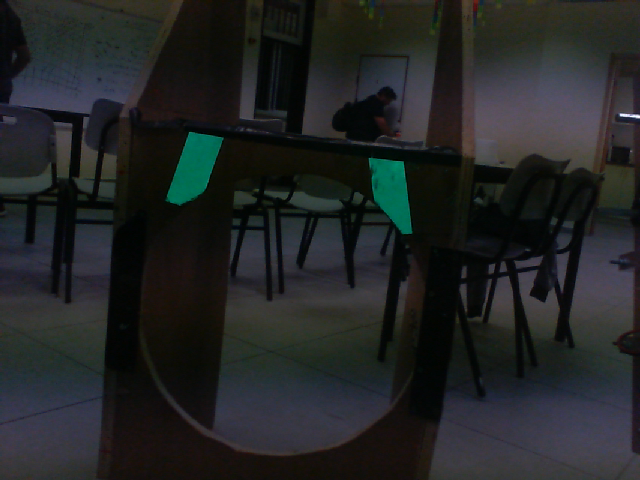
#> input picture img 105.png, 640 x 480 px, given in place of the camera
$ python Calibration.py
#> lines starting #> are read from the running program, lines starting #| are printed output that depends on the picture; after the words box and inside, x2 and y2 are one past the last pixel; in counts of white or black regions, pixels touching at a corner belong together
#> (reads CalibrationOutPuts/default.json from the repository)
#> in main, img is the input picture: shape (480, 640, 3); mean B, G, R 36.5, 36.4, 34
### processe.py
import os

import numpy as np
import math
import cv2
import constants
import json


# distance between two points
def d(pt1, pt2):
    """ (float, float), (float, float) --> float
    distance between 2 points on scalar coordinate system
    :param pt1: first point
    :param pt2: second point
    :return: distance between 2 points
    """
    return math.sqrt((pt1[0] - pt2[0]) ** 2 + (pt1[1] - pt2[1]) ** 2)


def distance_angle_frame(img, min_color, max_color, blur_val, object_area):
    """ int[][][], int[], int[], int --> float, float
    function that calculates the distance and angle from object by image
    :param img: the raw pixels data
    :param min_color: minimum color to cut
    :param max_color: maximum color to cut
    :param blur_val: blur rate
    :return: distance and angle from object
    """
#> called with min_color = array of shape (3,), max_color = array of shape (3,), blur_val = 27, object_area = 0.005
    # convert image to hsv
    frame_hsv = cv2.cvtColor(img, cv2.COLOR_RGB2HSV)
#> frame_hsv: shape (480, 640, 3); mean H, S, V 75.3, 79.4, 41.3
    # threshold
    frame_hsv = cv2.inRange(frame_hsv, min_color, max_color)
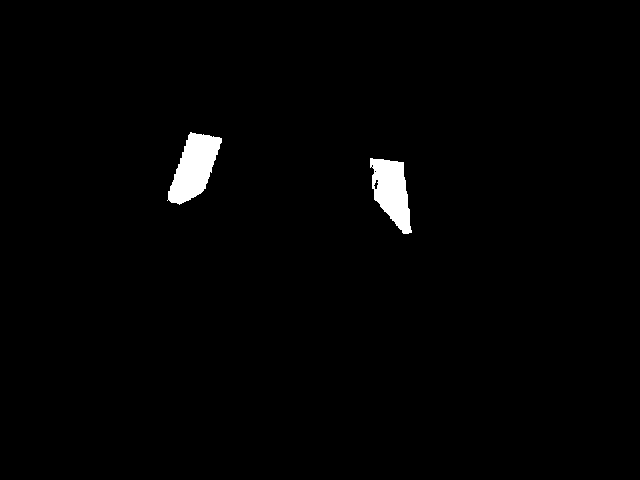
#> frame_hsv: shape (480, 640); 1.4% white; 2 white regions, box (x1, y1, x2, y2) and area: (167, 132, 222, 205) 2278, (370, 158, 412, 234) 1978
    # blur
    frame_hsv = cv2.medianBlur(frame_hsv, blur_val)
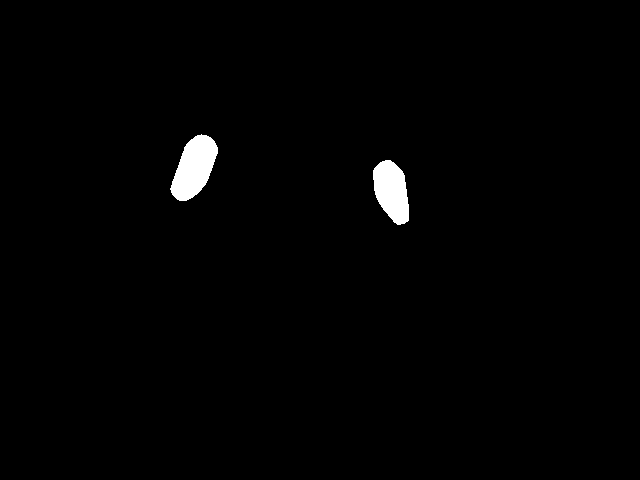
#> frame_hsv: shape (480, 640); 1.2% white; 2 white regions

    height, width = frame_hsv.shape
#> height = 480; width = 640

    # find objects
    contours, _ = cv2.findContours(frame_hsv, 1, 2)
#> contours = 2 contours; box (x1, y1, x2, y2) and area: (170, 134, 218, 201) 1926, (373, 160, 409, 225) 1604

    # find the object in rectangles and apply formulas
    frame_hsv = cv2.cvtColor(frame_hsv, cv2.COLOR_GRAY2RGB)
#> frame_hsv: shape (480, 640, 3); 1.2% white; 2 white regions, box (x1, y1, x2, y2) and area: (170, 134, 218, 201) 2004, (373, 160, 409, 225) 1678
    if contours:
        if len(contours) == 1:
            # gets the smallest rectangle that block the contour
            rect = cv2.minAreaRect(contours[0])

            # convert to box object
            box = cv2.boxPoints(rect)
            box = np.int0(box)

            # avoid dividing by 0
            if d(box[0], box[1]) * d(box[0], box[3]) == 0:
                cv2.putText(frame_hsv, f"distance = {None}", (10, 400), cv2.FONT_HERSHEY_SIMPLEX, 0.5, (255, 255, 255),
                            1)
                cv2.putText(frame_hsv, f"angle = {None}", (10, 450), cv2.FONT_HERSHEY_SIMPLEX, 0.5, (255, 255, 255), 1)
                return None, None, frame_hsv
            D = constants.FOCAL_LENGTH * math.sqrt(object_area / (d(box[0], box[1]) * d(box[0], box[3])))
            pixel_middle = (box[0] + box[3]) / 2

            Dx = D * math.sin(constants.FOV * 2 * (pixel_middle[0]) / width)
            Dy = D * math.sin(constants.FOV * 2 * (pixel_middle[1]) / height)
            Dz = D ** 2 - Dx ** 2 - Dy ** 2
            # avoid square root negative number
            if Dz < 0:
                cv2.putText(frame_hsv, f"distance = {None}", (10, 400), cv2.FONT_HERSHEY_SIMPLEX, 0.5, (255, 255, 255),
                            1)
                cv2.putText(frame_hsv, f"angle = {None}", (10, 450), cv2.FONT_HERSHEY_SIMPLEX, 0.5, (255, 255, 255), 1)
                return None, None, frame_hsv
            Dz = math.sqrt(Dz)

            angle = 60 - math.degrees(math.atan(Dz / Dx))

            cv2.drawContours(frame_hsv, [box], -1, (0, 0, 255), 2)
            cv2.putText(frame_hsv, f"distance = {D}", (10, 400), cv2.FONT_HERSHEY_SIMPLEX, 0.5, (255, 255, 255), 1)
            cv2.putText(frame_hsv, f"angle = {angle}", (10, 450), cv2.FONT_HERSHEY_SIMPLEX, 0.5, (255, 255, 255), 1)
            return D, angle, frame_hsv
        elif len(contours) == 2:
            rectL = cv2.minAreaRect(contours[0])
#> rectL = ((390.4, 192.3), (31.82, 65.48), -8.13)
            rectR = cv2.minAreaRect(contours[1])
#> rectR = ((194.1, 168.1), (70.28, 33.12), -70.56)

            boxL = cv2.boxPoints(rectL)
#> boxL = [[379.3, 227], [370, 162.1], [401.5, 157.6], [410.8, 222.5]]
            boxL = np.int0(boxL)
#> boxL = [[379, 226], [370, 162], [401, 157], [410, 222]]
            # avoid dividing by 0
            if d(boxL[0], boxL[1]) * d(boxL[0], boxL[3]) == 0:
                cv2.putText(frame_hsv, f"distance = {None}", (10, 400), cv2.FONT_HERSHEY_SIMPLEX, 0.5, (255, 255, 255),
                            1)
                cv2.putText(frame_hsv, f"angle = {None}", (10, 450), cv2.FONT_HERSHEY_SIMPLEX, 0.5, (255, 255, 255), 1)
                return None, None, frame_hsv
            DL = constants.FOCAL_LENGTH * math.sqrt(
                object_area / (d(boxL[0], boxL[1]) * d(boxL[0], boxL[3])))
#> DL = 1.1
            pixel_middle_L = (boxL[0] + boxL[3]) / 2
#> pixel_middle_L = [394.5, 224]

            boxR = cv2.boxPoints(rectR)
#> boxR = [[198, 206.7], [166.8, 195.7], [190.2, 129.4], [221.4, 140.4]]
            boxR = np.int0(boxR)
#> boxR = [[198, 206], [166, 195], [190, 129], [221, 140]]
            # avoid dividing by 0
            if d(boxR[0], boxR[1]) * d(boxR[0], boxR[3]) == 0:
                cv2.putText(frame_hsv, f"distance = {None}", (10, 400), cv2.FONT_HERSHEY_SIMPLEX, 0.5, (255, 255, 255),
                            1)
                cv2.putText(frame_hsv, f"angle = {None}", (10, 450), cv2.FONT_HERSHEY_SIMPLEX, 0.5, (255, 255, 255), 1)
                return None, None, frame_hsv
            DR = constants.FOCAL_LENGTH * math.sqrt(
                object_area / (d(boxR[0], boxR[1]) * d(boxR[0], boxR[3])))
#> DR = 1.01
            pixel_middle_R = (boxR[0] + boxR[3]) / 2
#> pixel_middle_R = [209.5, 173]

            D = (DL + DR) / 2
#> D = 1.06
            pixel_middle = (pixel_middle_L + pixel_middle_R) / 2
#> pixel_middle = [302, 198.5]

            Dx = D * math.sin(constants.FOV * 2 * (pixel_middle[0]) / width)
#> Dx = 0.41
            Dy = D * math.sin(constants.FOV * 2 * (pixel_middle[1]) / height)
#> Dy = 0.362
            Dz = D ** 2 - Dx ** 2 - Dy ** 2
#> Dz = 0.814
            # avoid square root negative number
            if Dz < 0:
                cv2.putText(frame_hsv, f"distance = {None}", (10, 400), cv2.FONT_HERSHEY_SIMPLEX, 0.5, (255, 255, 255),
                            1)
                cv2.putText(frame_hsv, f"angle = {None}", (10, 450), cv2.FONT_HERSHEY_SIMPLEX, 0.5, (255, 255, 255), 1)
                return None, None, frame_hsv
            Dz = math.sqrt(Dz)
#> Dz = 0.902

            angle = 60 - math.degrees(math.atan(Dz / Dx))
#> angle = -5.57

            cv2.drawContours(frame_hsv, [boxL], -1, (0, 0, 255), 2)
            cv2.drawContours(frame_hsv, [boxR], -1, (0, 0, 255), 2)
            cv2.putText(frame_hsv, f"distance = {D}", (10, 400), cv2.FONT_HERSHEY_SIMPLEX, 0.5, (255, 255, 255), 1)
            cv2.putText(frame_hsv, f"angle = {angle}", (10, 450), cv2.FONT_HERSHEY_SIMPLEX, 0.5, (255, 255, 255), 1)
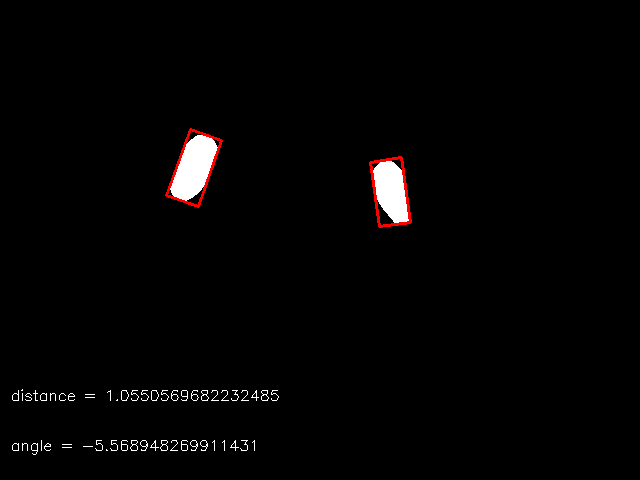
#> frame_hsv: shape (480, 640, 3); mean B, G, R 3.8, 3.8, 4.7
            return D, angle, frame_hsv
    cv2.putText(frame_hsv, f"distance = {None}", (10, 400), cv2.FONT_HERSHEY_SIMPLEX, 0.5, (255, 255, 255), 1)
    cv2.putText(frame_hsv, f"angle = {None}", (10, 450), cv2.FONT_HERSHEY_SIMPLEX, 0.5, (255, 255, 255), 1)
    return None, None, frame_hsv


# [62 lines left out: function get_center, not called in this run]


def get_rotation_matrix(rotation_array):
    """ float[] --> float[][]
    :param rotation_array: angles to fix camera rotation
    :return: rotation matrix
    """
    rotation = np.array([
        [np.cos(rotation_array[2]), -np.sin(rotation_array[2]), 0],
        [np.sin(rotation_array[2]), np.cos(rotation_array[2]), 0],
        [0, 0, 1]]).dot(
        np.array([
            [np.cos(rotation_array[1]), 0, -np.sin(rotation_array[1])],
            [0, 1, 0],
            [-np.sin(rotation_array[1]), 0, np.cos(rotation_array[1])]]))
    rotation = rotation.dot(np.array([
            [1, 0, 0],
            [0, np.cos(rotation_array[0]), -np.sin(rotation_array[0])],
            [0, np.sin(rotation_array[0]), np.cos(rotation_array[0])]]))
    return rotation


def get_image(frame, rotation):
    """ int[][][], float[][] --> int[][][]
    :param frame: raw pixels data
    :param rotation: rotation matrix
    :return: rotated image
    """
    frame = cv2.warpPerspective(frame, rotation, (640, 480))
    return frame


# [51 lines left out: functions velocity, main, not called in this run]


# [2 lines that do not run on import are left out]

### Calibration.py
import json
import os
import string
from datetime import datetime
import cv2
from processe import distance_angle_frame, get_image, get_rotation_matrix
import constants
import numpy as np


# mouse callback function
def onClick(event, x, y, flags, param):
    if event == cv2.EVENT_LBUTTONDOWN:
        global hsv, hsvOn, img
        img = cv2.cvtColor(img, cv2.COLOR_BGR2HSV)
        hsv = np.zeros(hsvSize, np.uint8)
        hsvOn = img[y, x]
        cv2.putText(hsv, str(hsvOn), (0, 40), cv2.FONT_HERSHEY_SIMPLEX, 1.0, (255, 255, 255))


# Tracker function
def sign(Name, Test, Bigger):
    if Bigger:
        return lambda x: cv2.setTrackbarPos(Test, "Bars", cv2.getTrackbarPos(Name, "Bars")) if x > cv2.getTrackbarPos(
            Test, "Bars") else x
    return lambda x: cv2.setTrackbarPos(Test, "Bars", cv2.getTrackbarPos(Name, "Bars")) if x < cv2.getTrackbarPos(Test,
                                                                                                                  "Bars") else x


# Set Max
def setMax(Max):
    return lambda x: [cv2.setTrackbarPos(f"{Max}H", "Bars", hsvOn[0]), cv2.setTrackbarPos(f"{Max}G", "Bars", hsvOn[1]),
                      cv2.setTrackbarPos(f"{Max}V", "Bars", hsvOn[2])] if x == 1 else x


# saves the setting
def Save(x):
    if x == 1:
        date = ''.join([i if i in string.digits else "." for i in str(datetime.now())])

        data["min"] = [int(i) for i in data["min"]]
        data["max"] = [int(i) for i in data["max"]]
        data["rotation"] = [float(i) for i in data["rotation"]]
        print(data)
        with open(f'CalibrationOutPuts\\{date}.json', 'w') as outfile:
            json.dump(data, outfile)
        data["rotation"] = np.array(data["rotation"])
        data["min"] = np.array(data["min"])
        data["max"] = np.array(data["max"])


def nothing(x): pass


# declaration of windows and constants
Resize = (640, 480)
hsvSize = (60, 640, 3)
cv2.namedWindow("Bars")
cv2.namedWindow("original")
cv2.namedWindow("processed")
cv2.namedWindow("hsv")
# cv2.namedWindow("set")
cv2.namedWindow("save")
cv2.namedWindow("Angle")

# img = cv2.imread('Tester2.jpg')
cap = cv2.VideoCapture(0)
cap.set(15, -10)

hsv = np.zeros(hsvSize, np.uint8)
cv2.setMouseCallback("original", onClick)
hsvOn = np.zeros(3)
data = {}

# Window arrangement
cv2.moveWindow("Bars", 645, 515)
cv2.moveWindow("original", 0, 0)
cv2.moveWindow("processed", 645, 0)
cv2.moveWindow("hsv", 0, 515)
cv2.moveWindow("Angle", 0, 515 + 95)
cv2.moveWindow("save", 322, 515 + 95)  # + 115)

cv2.resizeWindow("Bars", 400, 350)
# cv2.resizeWindow("set", 317, 80)
cv2.resizeWindow("save", 318, 40)
cv2.resizeWindow("Angle", 317, 120)

# Tracker creation
cv2.createTrackbar("MaxH", "Bars", 0, 179, sign("MaxH", "MinH", False))
cv2.createTrackbar("MinH", "Bars", 0, 179, sign("MinH", "MaxH", True))
cv2.createTrackbar("MaxS", "Bars", 0, 255, sign("MaxS", "MinS", False))
cv2.createTrackbar("MinS", "Bars", 0, 255, sign("MinS", "MaxS", True))
cv2.createTrackbar("MaxV", "Bars", 0, 255, sign("MaxV", "MinV", False))
cv2.createTrackbar("MinV", "Bars", 0, 255, sign("MinV", "MaxV", True))
cv2.createTrackbar("AngleX", "Angle", 0, 200, nothing)
cv2.createTrackbar("AngleY", "Angle", 0, 200, nothing)
cv2.createTrackbar("AngleZ", "Angle", 0, 200, nothing)

cv2.createTrackbar("Blur", "Bars", 3, 80, nothing)
cv2.createTrackbar("Light(Neg)", "Bars", 0, 50, lambda x: cap.set(15, -x))

#cv2.createTrackbar("SetAsMin", "set", 0, 1, setMax("Min"))
#cv2.createTrackbar("SetAsMax", "set", 0, 1, setMax("Max"))
cv2.createTrackbar("Save?", "save", 0, 1, Save)

# Tracker default
defaultVal = json.load(open("CalibrationOutPuts\\default.json", "r"))
cv2.setTrackbarPos("MaxH", "Bars", defaultVal["max"][0])
cv2.setTrackbarPos("MinH", "Bars", defaultVal["min"][0])
cv2.setTrackbarPos("MaxS", "Bars", defaultVal["max"][1])
cv2.setTrackbarPos("MinS", "Bars", defaultVal["min"][1])
cv2.setTrackbarPos("MaxV", "Bars", defaultVal["max"][2])
cv2.setTrackbarPos("MinV", "Bars", defaultVal["min"][2])

cv2.setTrackbarPos("Light(Neg)", "Bars", -defaultVal["light"])
cv2.setTrackbarPos("Blur", "Bars", defaultVal["blur"])

cv2.setTrackbarPos("AngleX", "Angle", int(defaultVal["rotation"][0]*100000+100))
cv2.setTrackbarPos("AngleY", "Angle", int(defaultVal["rotation"][1]*100000+100))
cv2.setTrackbarPos("AngleZ", "Angle", int((defaultVal["rotation"][2]*100)/(np.pi/4)+100))


def main():
    while 1:
        # get img
        global img
        _, img = cap.read()
        # getting information from trackers
        data["min"] = np.array([cv2.getTrackbarPos("MinH", "Bars"), cv2.getTrackbarPos("MinS", "Bars"),
                                cv2.getTrackbarPos("MinV", "Bars")])
        data["max"] = np.array([cv2.getTrackbarPos("MaxH", "Bars"), cv2.getTrackbarPos("MaxS", "Bars"),
                                cv2.getTrackbarPos("MaxV", "Bars")])
        data["blur"] = cv2.getTrackbarPos("Blur", "Bars")
        data["light"] = -cv2.getTrackbarPos("Light(Neg)", "Bars")
        data["rotation"] = np.array([(cv2.getTrackbarPos("AngleX", "Angle")-100)/100000, (cv2.getTrackbarPos("AngleY", "Angle")-100)/100000, ((cv2.getTrackbarPos("AngleZ", "Angle")-100)*(np.pi/4))/100])

        angle = get_rotation_matrix(np.array(data["rotation"]))
        imgR = get_image(img, angle)

        # checking blur
        if data["blur"] % 2 == 0:
            data["blur"] -= 1
            cv2.setTrackbarPos("Blur", "Bars", data["blur"])
        if data["blur"] < 3:
            data["blur"] = 3
            cv2.setTrackbarPos("Blur", "Bars", data["blur"])

        D, angle, frame_edited = distance_angle_frame(imgR, data["min"], data["max"], data["blur"], constants.STICKER_AREA)
#> D = 1.06; angle = -5.57

        # show the original, edited, hsv and bars
        cv2.imshow("original", imgR)
        cv2.imshow("processed", frame_edited)
        cv2.imshow("hsv", hsv)
        if cv2.waitKey(1) & 0xFF == ord('q'):
#> (key q is pressed here)
            break


if __name__ == '__main__':
    main()
